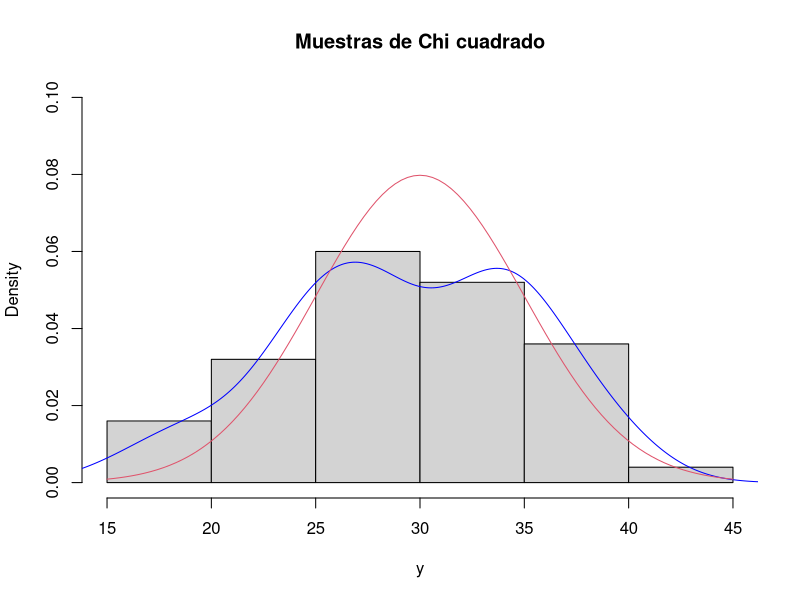
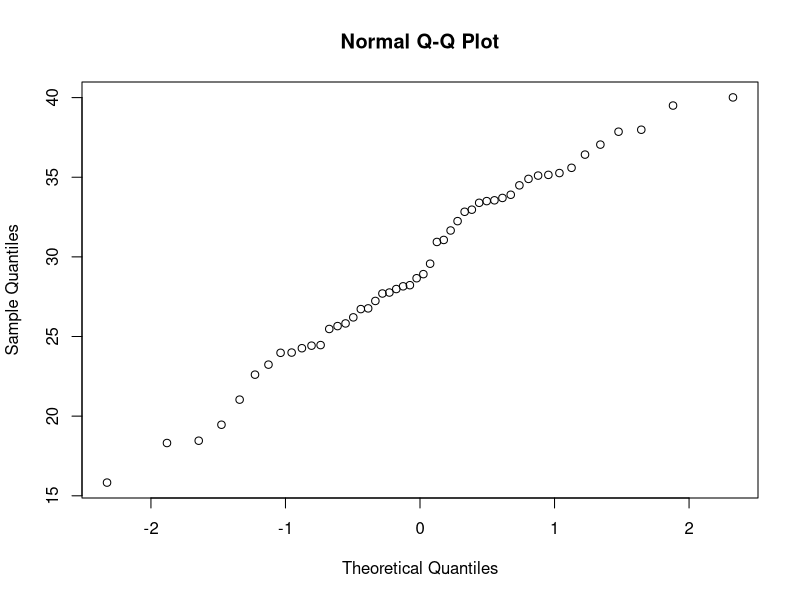
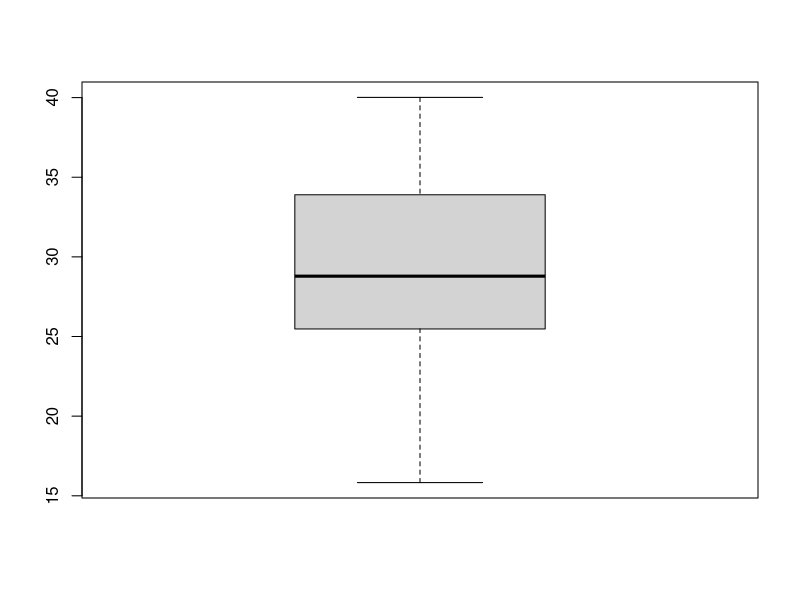
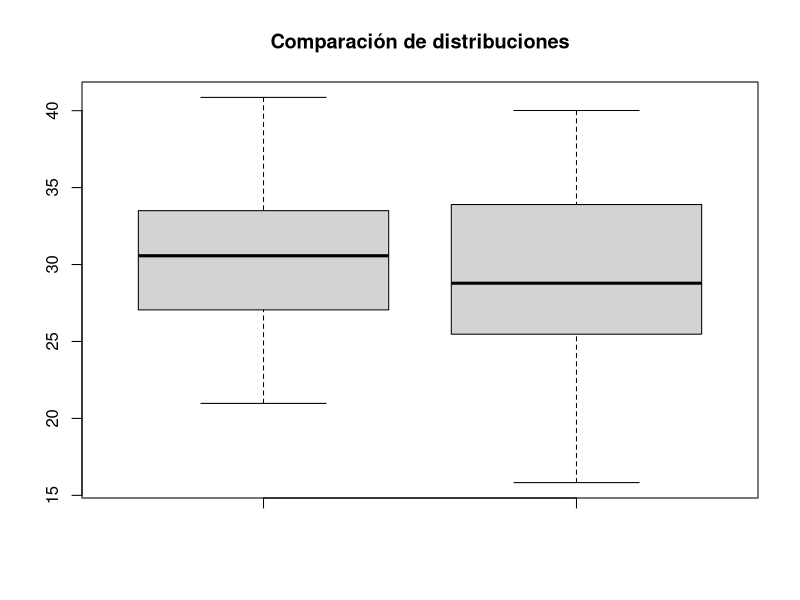
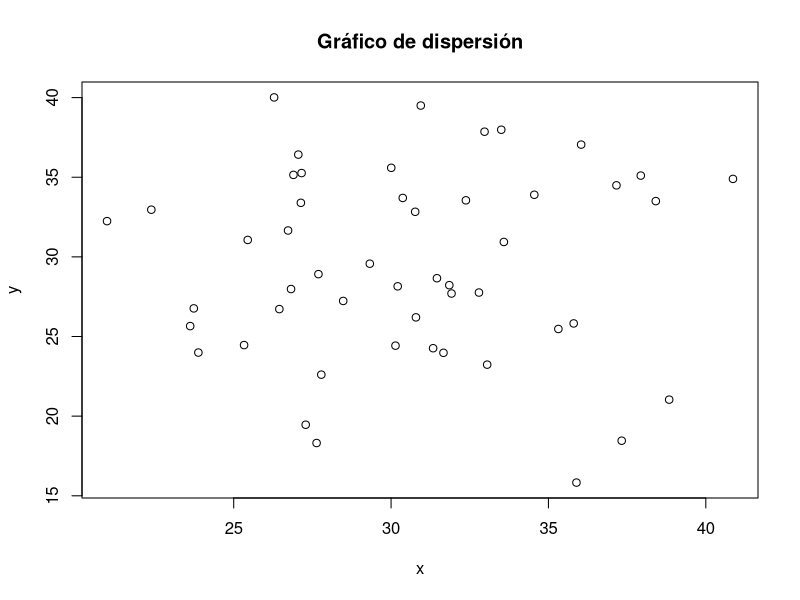
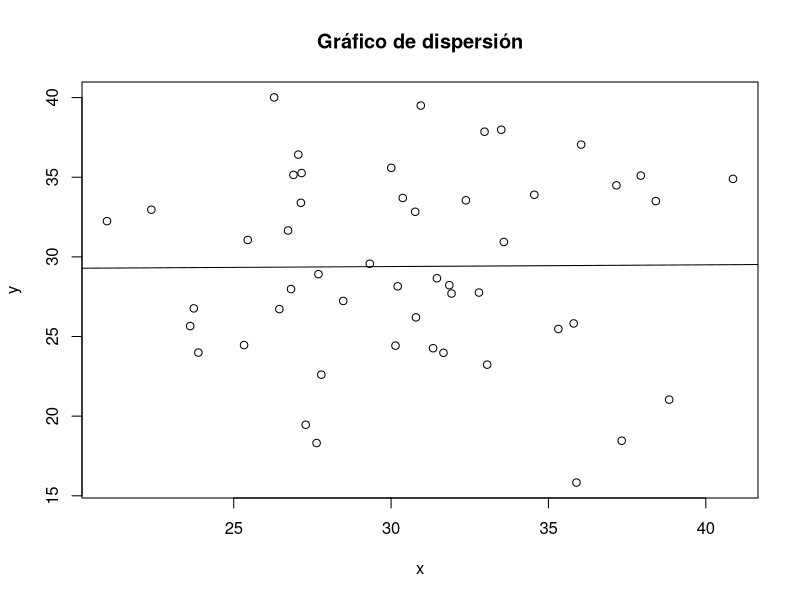
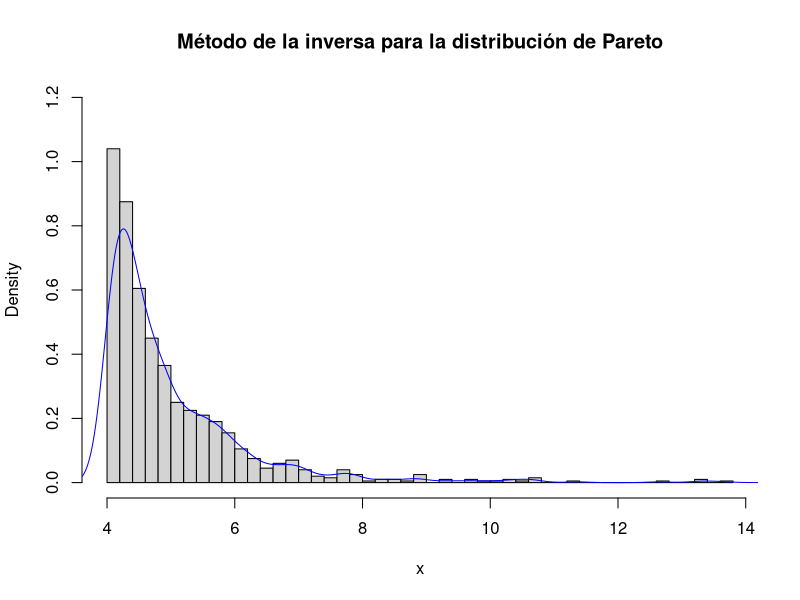
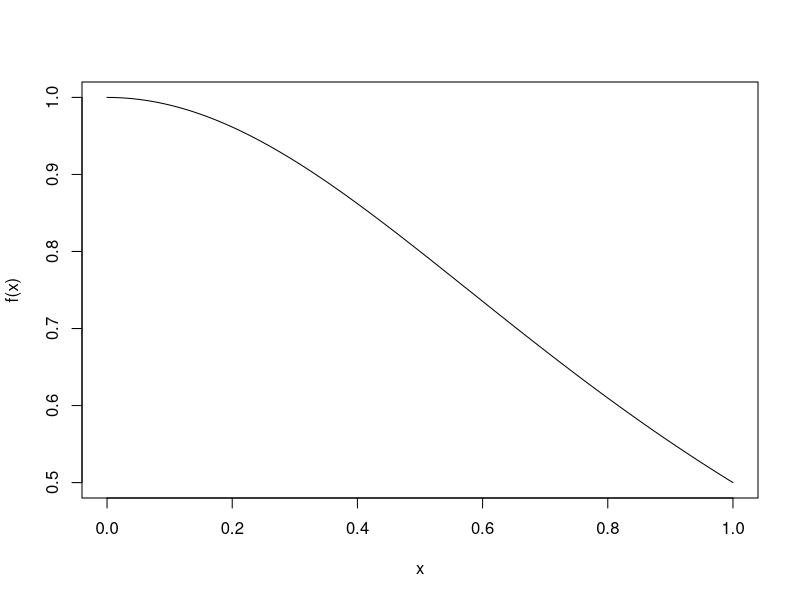

Write R code to recreate these figures, in order.
## ---- chunk 1
set.seed(1)

N <- 50

y <- rchisq(n = N, df = 30)
x <- rnorm(n = N, mean = 30, sd = 5)
## ---- chunk 2
mean(y)
sd(y)
quantile(y, c(0.25, 0.5, 0.75))
## ---- chunk 3
hist(y, freq = FALSE, breaks = "FD", main = "Muestras de Chi cuadrado", ylim = c(0, 0.1))
lines(density(y), col = "blue")
curve(dnorm(x, mean = 30, sd = 5), add = TRUE, col = 2)
## ---- chunk 4
qqnorm(y)
## ---- chunk 5
boxplot(y)
## ---- chunk 6
boxplot(x, y, main = "Comparación de distribuciones")
## ---- chunk 7
plot(x, y, main = "Gráfico de dispersión")
## ---- chunk 8
modelo <- lm(y ~ 1 + x)
## ---- chunk 9
plot(x, y, main = "Gráfico de dispersión")
abline(modelo)
## ---- chunk 10
dados_mere <- function(n = 4, debug = FALSE) {
  x <- sample(1:6, n, replace = TRUE)

  if (debug) {
    print(x)
  }

  any(x == 6)
}
## ---- chunk 11
dados_mere(n = 4)
## ---- chunk 12
N <- 10000

x <- replicate(N, dados_mere(n = 4))
# x <- rep(4, N)
# x <- sapply(x, dados_mere)

mean(x)
## ---- chunk 13
1 - (5 / 6)^4
## ---- chunk 14
F_inversa <- function(xi, a, b) {
  b / (1 - xi)^(1 / a)
}

N <- 1000

xi <- runif(N)
a <- 5
b <- 4

x <- F_inversa(xi, a, b)

hist(x, freq = FALSE, breaks = "FD", main = "Método de la inversa para la distribución de Pareto", ylim = c(0, 1.2))
lines(density(x), col = "blue")
## ---- chunk 15
pdf_pareto <- function(x, a, b) {
  ifelse(x >= b,
    (a * b^a) / (x^(a + 1)),
    0
  )
}

distrib_pareto <- function(x, a, b) {
  ifelse(x >= b,
    1 - (b / x)^a,
    0
  )
}

ks.test(x, distrib_pareto, a = a, b = b)
## ---- chunk 16
f <- function(x) {
  1 / (1 + x^2)
}

curve(f, 0, 1)
## ---- chunk 17
N <- 3000
x <- runif(N)
f_x <- sapply(x, f)

mean(f_x)
## ---- chunk 18
pi / 4
## ---- chunk 19
# Calcular la media y su error
estimacion <- cumsum(f_x) / (1:N)
error <- sqrt(cumsum((f_x - estimacion)^2)) / (1:N)

plot(1:N, estimacion,
  type = "l",
  ylab = "Aproximación y límites del error (1 - alpha = 0.975)",
  xlab = "Número de simulaciones",
)
z <- qnorm(0.025, lower.tail = FALSE)
lines(estimacion - z * error, col = "blue", lwd = 2, lty = 3)
lines(estimacion + z * error, col = "blue", lwd = 2, lty = 3)
abline(h = pi / 4, col = 2)
